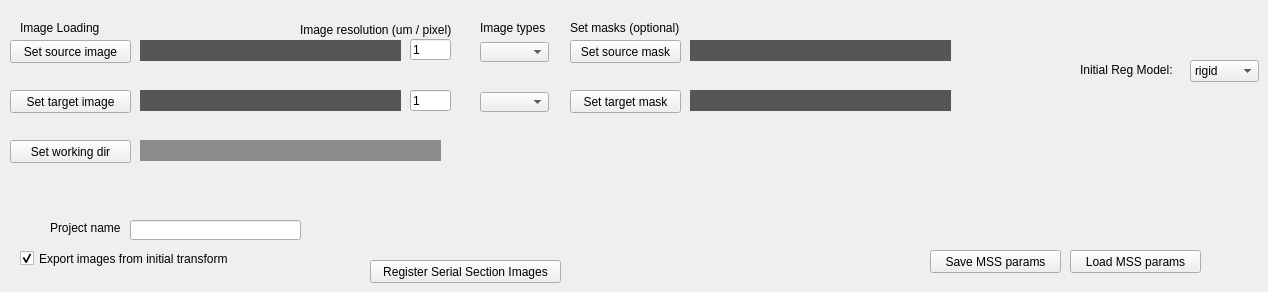
    <widget class="QWidget" name="SerialSec">
     <attribute name="title">
      <string>Serial Section Registration</string>
     </attribute>
     <widget class="QComboBox" name="MSS_target_img_type">
      <property name="geometry">
       <rect>
        <x>480</x>
        <y>92</y>
        <width>69</width>
        <height>20</height>
       </rect>
      </property>
      <property name="currentText">
       <string/>
      </property>
     </widget>
     <widget class="QLabel" name="MSS_projectname_overhead">
      <property name="geometry">
       <rect>
        <x>50</x>
        <y>220</y>
        <width>81</width>
        <height>16</height>
       </rect>
      </property>
      <property name="text">
       <string>Project name</string>
      </property>
     </widget>
     <widget class="QComboBox" name="MSS_source_img_type">
      <property name="geometry">
       <rect>
        <x>480</x>
        <y>42</y>
        <width>69</width>
        <height>20</height>
       </rect>
      </property>
      <property name="currentText">
       <string/>
      </property>
     </widget>
     <widget class="QLabel" name="MSS_textbox_wd">
      <property name="geometry">
       <rect>
        <x>140</x>
        <y>140</y>
        <width>301</width>
        <height>21</height>
       </rect>
      </property>
      <property name="styleSheet">
       <string notr="true">background-color: rgb(140, 140, 140);
color: rgb(255, 255, 255);
font: 75 8pt &quot;Arial&quot;;</string>
      </property>
      <property name="text">
       <string/>
      </property>
     </widget>
     <widget class="QLabel" name="MSS_type_overhead">
      <property name="geometry">
       <rect>
        <x>480</x>
        <y>20</y>
        <width>81</width>
        <height>16</height>
       </rect>
      </property>
      <property name="text">
       <string>Image types</string>
      </property>
     </widget>
     <widget class="QLineEdit" name="MSS_textbox_fn">
      <property name="geometry">
       <rect>
        <x>130</x>
        <y>220</y>
        <width>171</width>
        <height>20</height>
       </rect>
      </property>
     </widget>
     <widget class="QPushButton" name="MSS_button_source">
      <property name="geometry">
       <rect>
        <x>10</x>
        <y>40</y>
        <width>121</width>
        <height>23</height>
       </rect>
      </property>
      <property name="text">
       <string>Set source image</string>
      </property>
     </widget>
     <widget class="QPushButton" name="MSS_button_src_mask">
      <property name="geometry">
       <rect>
        <x>570</x>
        <y>40</y>
        <width>111</width>
        <height>23</height>
       </rect>
      </property>
      <property name="text">
       <string>Set source mask</string>
      </property>
     </widget>
     <widget class="QLabel" name="MSS_textbox_target">
      <property name="geometry">
       <rect>
        <x>140</x>
        <y>90</y>
        <width>261</width>
        <height>21</height>
       </rect>
      </property>
      <property name="styleSheet">
       <string notr="true">background-color: rgb(86, 86, 86);
font: italic 8pt &quot;Arial&quot;;
color: rgb(255, 255, 255);</string>
      </property>
      <property name="text">
       <string/>
      </property>
     </widget>
     <widget class="QPushButton" name="MSS_button_register_images">
      <property name="geometry">
       <rect>
        <x>370</x>
        <y>260</y>
        <width>191</width>
        <height>23</height>
       </rect>
      </property>
      <property name="text">
       <string>Register Serial Section Images</string>
      </property>
     </widget>
     <widget class="QPushButton" name="MSS_button_wd">
      <property name="geometry">
       <rect>
        <x>10</x>
        <y>140</y>
        <width>121</width>
        <height>23</height>
       </rect>
      </property>
      <property name="text">
       <string>Set working dir</string>
      </property>
     </widget>
     <widget class="QLabel" name="MSS_setmasks_overhead">
      <property name="geometry">
       <rect>
        <x>570</x>
        <y>20</y>
        <width>131</width>
        <height>16</height>
       </rect>
      </property>
      <property name="text">
       <string>Set masks (optional)</string>
      </property>
     </widget>
     <widget class="QPushButton" name="MSS_button_target">
      <property name="geometry">
       <rect>
        <x>10</x>
        <y>90</y>
        <width>121</width>
        <height>23</height>
       </rect>
      </property>
      <property name="text">
       <string>Set target image</string>
      </property>
     </widget>
     <widget class="QPushButton" name="MSS_button_tgt_mask">
      <property name="geometry">
       <rect>
        <x>570</x>
        <y>90</y>
        <width>111</width>
        <height>23</height>
       </rect>
      </property>
      <property name="text">
       <string>Set target mask</string>
      </property>
     </widget>
     <widget class="QLabel" name="MSS_textbox_source">
      <property name="geometry">
       <rect>
        <x>140</x>
        <y>40</y>
        <width>261</width>
        <height>21</height>
       </rect>
      </property>
      <property name="styleSheet">
       <string notr="true">background-color: rgb(86, 86, 86);
font: italic 8pt &quot;Arial&quot;;
color: rgb(255, 255, 255);</string>
      </property>
      <property name="text">
       <string/>
      </property>
     </widget>
     <widget class="QLabel" name="MSS_Imageloading_overhead">
      <property name="geometry">
       <rect>
        <x>20</x>
        <y>20</y>
        <width>121</width>
        <height>16</height>
       </rect>
      </property>
      <property name="styleSheet">
       <string notr="true">font: 11pt &quot;MS Shell Dlg 2&quot;;</string>
      </property>
      <property name="text">
       <string>Image Loading</string>
      </property>
     </widget>
     <widget class="QLabel" name="MSS_regmodel_s1t1_label">
      <property name="geometry">
       <rect>
        <x>1080</x>
        <y>60</y>
        <width>111</width>
        <height>20</height>
       </rect>
      </property>
      <property name="text">
       <string>Initial Reg Model:</string>
      </property>
     </widget>
     <widget class="QComboBox" name="MSS_Reg_model1">
      <property name="geometry">
       <rect>
        <x>1190</x>
        <y>60</y>
        <width>69</width>
        <height>22</height>
       </rect>
      </property>
      <item>
       <property name="text">
        <string>rigid</string>
       </property>
      </item>
      <item>
       <property name="text">
        <string>affine</string>
       </property>
      </item>
      <item>
       <property name="text">
        <string>nl</string>
       </property>
      </item>
      <item>
       <property name="text">
        <string>scaled_rigid</string>
       </property>
      </item>
      <item>
       <property name="text">
        <string>import...</string>
       </property>
      </item>
     </widget>
     <widget class="QCheckBox" name="MSS_intermediate_export">
      <property name="geometry">
       <rect>
        <x>20</x>
        <y>250</y>
        <width>271</width>
        <height>17</height>
       </rect>
      </property>
      <property name="text">
       <string>Export images from initial transform</string>
      </property>
      <property name="checked">
       <bool>true</bool>
      </property>
     </widget>
     <widget class="QLineEdit" name="MSS_src_reso">
      <property name="geometry">
       <rect>
        <x>410</x>
        <y>39</y>
        <width>41</width>
        <height>21</height>
       </rect>
      </property>
      <property name="text">
       <string>1</string>
      </property>
     </widget>
     <widget class="QLineEdit" name="MSS_tgt_reso">
      <property name="geometry">
       <rect>
        <x>410</x>
        <y>90</y>
        <width>41</width>
        <height>21</height>
       </rect>
      </property>
      <property name="text">
       <string>1</string>
      </property>
     </widget>
     <widget class="QLabel" name="MSS_type_img_res_label">
      <property name="geometry">
       <rect>
        <x>300</x>
        <y>20</y>
        <width>181</width>
        <height>20</height>
       </rect>
      </property>
      <property name="text">
       <string>Image resolution (um / pixel)</string>
      </property>
     </widget>
     <widget class="QPushButton" name="MSS_load_params">
      <property name="geometry">
       <rect>
        <x>1070</x>
        <y>250</y>
        <width>131</width>
        <height>23</height>
       </rect>
      </property>
      <property name="text">
       <string>Load MSS params</string>
      </property>
     </widget>
     <widget class="QPushButton" name="MSS_save_params">
      <property name="geometry">
       <rect>
        <x>930</x>
        <y>250</y>
        <width>131</width>
        <height>23</height>
       </rect>
      </property>
      <property name="text">
       <string>Save MSS params</string>
      </property>
     </widget>
     <widget class="QLabel" name="MSS_textbox_target_mask">
      <property name="geometry">
       <rect>
        <x>690</x>
        <y>90</y>
        <width>261</width>
        <height>21</height>
       </rect>
      </property>
      <property name="styleSheet">
       <string notr="true">background-color: rgb(86, 86, 86);
font: italic 8pt &quot;Arial&quot;;
color: rgb(255, 255, 255);</string>
      </property>
      <property name="text">
       <string/>
      </property>
     </widget>
     <widget class="QLabel" name="MSS_textbox_source_mask">
      <property name="geometry">
       <rect>
        <x>690</x>
        <y>40</y>
        <width>261</width>
        <height>21</height>
       </rect>
      </property>
      <property name="styleSheet">
       <string notr="true">background-color: rgb(86, 86, 86);
font: italic 8pt &quot;Arial&quot;;
color: rgb(255, 255, 255);</string>
      </property>
      <property name="text">
       <string/>
      </property>
     </widget>
    </widget>
